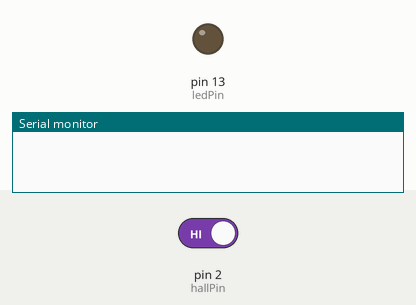
Bench run of a sketch on a simulated Arduino Uno, built with avr-gcc and run on an emulated ATmega328P. Parts: output pins drawn as LEDs (lit = HIGH), the last lines printed to the serial monitor. Inputs (shaded band) come from the test bench; at power-on: pin 2 (hallPin) HIGH.

Above: at 1.2 s.
1.3 s: pin 2 (hallPin) driven LOW
At 1.9 s:
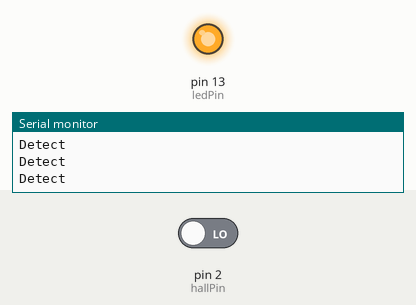
2.8 s: pin 2 (hallPin) driven HIGH
At 3.2 s:
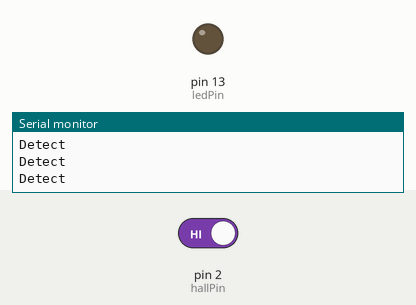
Timing chart, 0 to 5.8 s (numbered marks = the images above; inputs shaded):
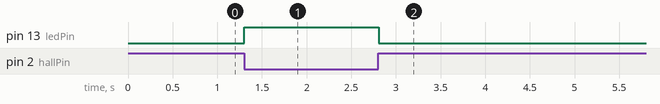

Measured:
- after the input at 1.3 s, pin 13 (ledPin): LOW → HIGH at once
- after the input at 2.8 s, pin 13 (ledPin): HIGH → LOW at once

The sketch:

hall_sensor_led.ino
```cpp
   //////////////////////////////////////////////
  //        HALL EFFECT SENSOR DEMO           //
 //          Author: Nick Koumaris           //
//           http://www.educ8s.tv           //
/////////////////////////////////////////////
// using a1104lua-t //

const int ledPin = 13;
const int hallPin = 2;
int hallState = 0;

void setup()
{
  Serial.begin(9600);
  pinMode(ledPin,OUTPUT);
  pinMode(hallPin,INPUT);
  //attachInterrupt(digitalPinToInterrupt(hallPin), hall_ISR, CHANGE);
}

void loop()
{
// read the state of the hall effect sensor:
  hallState = digitalRead(hallPin);

  if (hallState == LOW) {
    // turn LED on:
    digitalWrite(ledPin, HIGH);
    Serial.println("Detect");
  }
  else {
    // turn LED off:
    digitalWrite(ledPin, LOW);
  }
}
```
